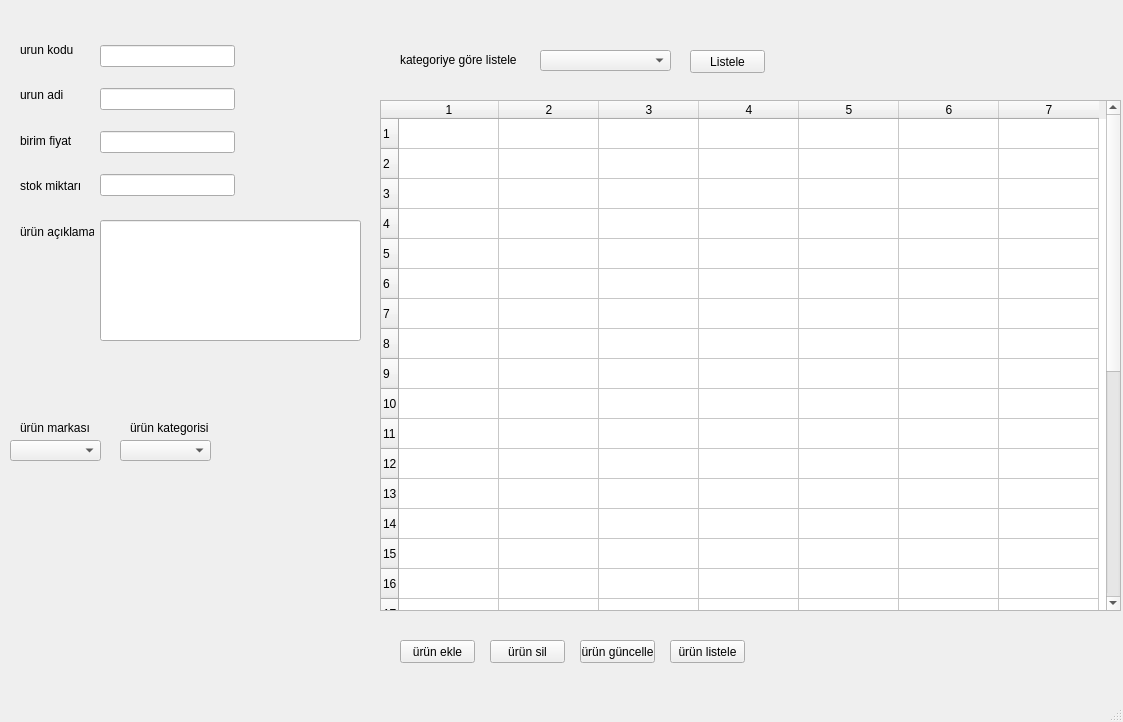
<?xml version="1.0" encoding="UTF-8"?>
<ui version="4.0">
 <class>MainWindow</class>
 <widget class="QMainWindow" name="MainWindow">
  <property name="geometry">
   <rect>
    <x>0</x>
    <y>0</y>
    <width>1123</width>
    <height>722</height>
   </rect>
  </property>
  <property name="windowTitle">
   <string>MainWindow</string>
  </property>
  <widget class="QWidget" name="centralwidget">
   <widget class="QComboBox" name="cmb_urunmarkasi">
    <property name="geometry">
     <rect>
      <x>10</x>
      <y>440</y>
      <width>91</width>
      <height>21</height>
     </rect>
    </property>
    <property name="currentIndex">
     <number>-1</number>
    </property>
    <item>
     <property name="text">
      <string>Acer</string>
     </property>
    </item>
    <item>
     <property name="text">
      <string>Samsung</string>
     </property>
    </item>
    <item>
     <property name="text">
      <string>Oppo</string>
     </property>
    </item>
   </widget>
   <widget class="QComboBox" name="cmb_urunkategorisi">
    <property name="geometry">
     <rect>
      <x>120</x>
      <y>440</y>
      <width>91</width>
      <height>21</height>
     </rect>
    </property>
    <property name="currentIndex">
     <number>-1</number>
    </property>
    <item>
     <property name="text">
      <string>telefon</string>
     </property>
    </item>
    <item>
     <property name="text">
      <string>bilgisayar</string>
     </property>
    </item>
   </widget>
   <widget class="QLabel" name="label_6">
    <property name="geometry">
     <rect>
      <x>20</x>
      <y>420</y>
      <width>71</width>
      <height>16</height>
     </rect>
    </property>
    <property name="text">
     <string>ürün markası</string>
    </property>
   </widget>
   <widget class="QLabel" name="label_7">
    <property name="geometry">
     <rect>
      <x>130</x>
      <y>420</y>
      <width>81</width>
      <height>16</height>
     </rect>
    </property>
    <property name="text">
     <string>ürün kategorisi</string>
    </property>
   </widget>
   <widget class="QLineEdit" name="lne_aciklama">
    <property name="geometry">
     <rect>
      <x>100</x>
      <y>220</y>
      <width>261</width>
      <height>121</height>
     </rect>
    </property>
   </widget>
   <widget class="QTableWidget" name="tbl_liste">
    <property name="geometry">
     <rect>
      <x>380</x>
      <y>100</y>
      <width>741</width>
      <height>511</height>
     </rect>
    </property>
    <property name="rowCount">
     <number>30</number>
    </property>
    <property name="columnCount">
     <number>7</number>
    </property>
    <row/>
    <row/>
    <row/>
    <row/>
    <row/>
    <row/>
    <row/>
    <row/>
    <row/>
    <row/>
    <row/>
    <row/>
    <row/>
    <row/>
    <row/>
    <row/>
    <row/>
    <row/>
    <row/>
    <row/>
    <row/>
    <row/>
    <row/>
    <row/>
    <row/>
    <row/>
    <row/>
    <row/>
    <row/>
    <row/>
    <column/>
    <column/>
    <column/>
    <column/>
    <column/>
    <column/>
    <column/>
   </widget>
   <widget class="QLabel" name="label_8">
    <property name="geometry">
     <rect>
      <x>400</x>
      <y>50</y>
      <width>141</width>
      <height>20</height>
     </rect>
    </property>
    <property name="text">
     <string>kategoriye göre listele</string>
    </property>
   </widget>
   <widget class="QComboBox" name="cmb_kategorilistele">
    <property name="geometry">
     <rect>
      <x>540</x>
      <y>50</y>
      <width>131</width>
      <height>21</height>
     </rect>
    </property>
    <property name="currentIndex">
     <number>-1</number>
    </property>
    <item>
     <property name="text">
      <string>telefon</string>
     </property>
    </item>
    <item>
     <property name="text">
      <string>bilgisayar</string>
     </property>
    </item>
   </widget>
   <widget class="QPushButton" name="btn_kategorilistele">
    <property name="geometry">
     <rect>
      <x>690</x>
      <y>50</y>
      <width>75</width>
      <height>23</height>
     </rect>
    </property>
    <property name="text">
     <string>Listele</string>
    </property>
   </widget>
   <widget class="QPushButton" name="btn_ekle">
    <property name="geometry">
     <rect>
      <x>400</x>
      <y>640</y>
      <width>75</width>
      <height>23</height>
     </rect>
    </property>
    <property name="text">
     <string>ürün ekle</string>
    </property>
   </widget>
   <widget class="QPushButton" name="btn_sil">
    <property name="geometry">
     <rect>
      <x>490</x>
      <y>640</y>
      <width>75</width>
      <height>23</height>
     </rect>
    </property>
    <property name="text">
     <string>ürün sil</string>
    </property>
   </widget>
   <widget class="QPushButton" name="btn_guncelle">
    <property name="geometry">
     <rect>
      <x>580</x>
      <y>640</y>
      <width>75</width>
      <height>23</height>
     </rect>
    </property>
    <property name="text">
     <string>ürün güncelle</string>
    </property>
   </widget>
   <widget class="QPushButton" name="btn_listele">
    <property name="geometry">
     <rect>
      <x>670</x>
      <y>640</y>
      <width>75</width>
      <height>23</height>
     </rect>
    </property>
    <property name="text">
     <string>ürün listele</string>
    </property>
   </widget>
   <widget class="QWidget" name="">
    <property name="geometry">
     <rect>
      <x>20</x>
      <y>30</y>
      <width>74</width>
      <height>221</height>
     </rect>
    </property>
    <layout class="QVBoxLayout" name="verticalLayout">
     <item>
      <widget class="QLabel" name="label">
       <property name="text">
        <string>urun kodu</string>
       </property>
      </widget>
     </item>
     <item>
      <widget class="QLabel" name="label_2">
       <property name="text">
        <string>urun adi</string>
       </property>
      </widget>
     </item>
     <item>
      <widget class="QLabel" name="label_3">
       <property name="text">
        <string>birim fiyat</string>
       </property>
      </widget>
     </item>
     <item>
      <widget class="QLabel" name="label_4">
       <property name="text">
        <string>stok miktarı</string>
       </property>
      </widget>
     </item>
     <item>
      <widget class="QLabel" name="label_5">
       <property name="text">
        <string>ürün açıklaması</string>
       </property>
      </widget>
     </item>
    </layout>
   </widget>
   <widget class="QWidget" name="">
    <property name="geometry">
     <rect>
      <x>100</x>
      <y>30</y>
      <width>135</width>
      <height>181</height>
     </rect>
    </property>
    <layout class="QVBoxLayout" name="verticalLayout_2">
     <item>
      <widget class="QLineEdit" name="lne_urunkodu"/>
     </item>
     <item>
      <widget class="QLineEdit" name="lne_urunadi"/>
     </item>
     <item>
      <widget class="QLineEdit" name="lne_birimfiyati"/>
     </item>
     <item>
      <widget class="QLineEdit" name="lne_stokmiktari"/>
     </item>
    </layout>
   </widget>
  </widget>
  <widget class="QMenuBar" name="menubar">
   <property name="geometry">
    <rect>
     <x>0</x>
     <y>0</y>
     <width>1123</width>
     <height>21</height>
    </rect>
   </property>
  </widget>
  <widget class="QStatusBar" name="statusbar"/>
 </widget>
 <resources/>
 <connections/>
</ui>
